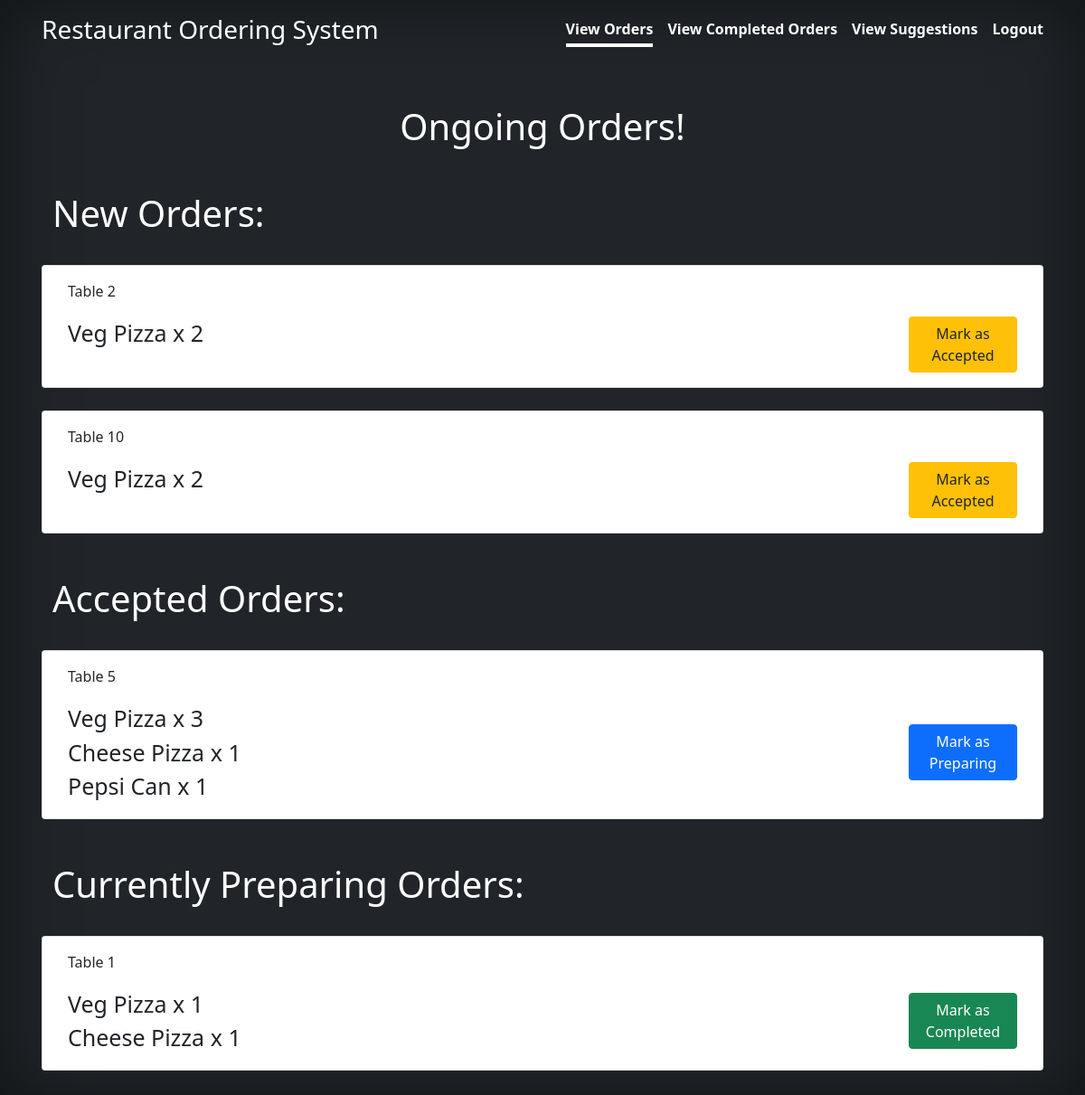
The page /view-orders.php (signed in) on the database its author committed.
### tables this page shows
CREATE TABLE `order_mapping` (
  `mapping_id` int(15) NOT NULL,
  `order_id` int(15) NOT NULL,
  `food_id` int(15) NOT NULL,
  `quantity` int(15) NOT NULL
);

CREATE TABLE `orders` (
  `order_id` int(15) NOT NULL,
  `order_status` varchar(50) NOT NULL,
  `phone_number` varchar(50) NOT NULL,
  `suggestion` varchar(500) DEFAULT NULL,
  `table_number` int(10) NOT NULL,
  `time` timestamp NOT NULL DEFAULT current_timestamp()
);

CREATE TABLE `food` (
  `food_id` int(15) NOT NULL,
  `name` varchar(50) NOT NULL,
  `price` float NOT NULL,
  `photo` varchar(255) DEFAULT NULL,
  `description` varchar(500) NOT NULL
);

### db/db-functions.php (called while the page is built, shortened)
<?php
function viewOrders() {
    Global $conn;
    $sql = "select mapping_id,orders.order_id,order_status,table_number,food.name,order_mapping.quantity from order_mapping,orders,food where order_mapping.order_id = orders.order_id and food.food_id = order_mapping.food_id and orders.order_status = 'PLACED' ORDER BY orders.order_id";
    $userStatement = mysqli_prepare($conn, $sql);
    mysqli_stmt_execute($userStatement);
    $resultPlaced = mysqli_stmt_get_result($userStatement);
    $sql1 = "select mapping_id,orders.order_id,order_status,table_number,food.name,order_mapping.quantity from order_mapping,orders,food where order_mapping.order_id = orders.order_id and food.food_id = order_mapping.food_id and orders.order_status = 'ACCEPTED' ORDER BY orders.order_id";
    $userStatement1 = mysqli_prepare($conn, $sql1);
    mysqli_stmt_execute($userStatement1);
    $resultAccepted = mysqli_stmt_get_result($userStatement1);
    $sql2 = "select mapping_id,orders.order_id,order_status,table_number,food.name,order_mapping.quantity from order_mapping,orders,food where order_mapping.order_id = orders.order_id and food.food_id = order_mapping.food_id and orders.order_status = 'PREPARING' ORDER BY orders.order_id";
    $userStatement2 = mysqli_prepare($conn, $sql2);
    mysqli_stmt_execute($userStatement2);
    $resultPreparing = mysqli_stmt_get_result($userStatement2);
    return [$resultPlaced, $resultAccepted, $resultPreparing];
}
?>

### view-orders.php (the view, shortened to what this page needs)
<?php
    require 'db/db-connect.php';
    require 'db/db-functions.php';
?>
<!DOCTYPE html>
<html lang="en">
<head>
    <link href="https://cdn.jsdelivr.net/npm/bootstrap@5.1.3/dist/css/bootstrap.min.css" rel="stylesheet">
    <link rel="stylesheet" href="assets/css/main.css">
    <link rel="stylesheet" href="assets/css/cover.css">
</head>
<body class="d-flex h-100 bg-dark">
    <div class="container d-flex w-100 h-100 p-3 mx-auto flex-column">
        <header class="mb-auto">
            <div class="">
                <a href="index.php"><h3 class="float-md-start mb-0 text-white">Restaurant Ordering System</h3></a>
                <nav class="nav nav-masthead justify-content-center float-md-end">
                    <a class="nav-link active text-white" aria-current="page" href="view-orders.php">View Orders</a>
                    <a class="nav-link text-white" aria-current="page" href="view-completed-orders.php">View Completed Orders</a>
                    <a class="nav-link text-white" aria-current="page" href="view-suggestions.php">View Suggestions</a>
                    <a class="nav-link text-white" aria-current="page" href="logout.php">Logout</a>
                </nav>
            </div>
        </header>
        <main class="py-3">
            <h1 class="my-5 text-white text-center">Ongoing Orders!</h1>
            <?php
                $ordersArr = viewOrders();
                $newOrders = $ordersArr[0];
                $acceptedOrders = $ordersArr[1];
                $preparingOrders = $ordersArr[2];
            ?>
                <div class="container">
                    <div id="new-order-container" class="row" style="gap:25px">
                        <h1 class="text-white">New Orders:</h1>
                        <?php
                            if($newOrders!=NULL)
                            {
                                $row = mysqli_fetch_assoc($newOrders);
                                while($row)
                                {
                                    $currentID = $row['order_id'];
                        ?>
                                    <div class="card">
                                        <div class="card-body">
                                            <p class="muted">Table <?=$row['table_number']?></p>
                                            <div class="menu-item-container">
                                                <div class="left-part">
                                                    <div class="item-description">
                                                        <?php
                                                            while($currentID == $row['order_id'])
                                                            {
                                                        ?>
                                                                <p class="title"><?=$row['name']?> x <?=$row['quantity']?></p>
                                                        <?php
                                                                $row = mysqli_fetch_assoc($newOrders);
                                                            }
                                                        ?>
                                                    </div>
                                                </div>
                                                <div class="right-part align-self-center">
                                                    <button id="<?=$currentID?>" class="btn btn-warning text-dark w-100 btn-order-next" type="button" data-toggle="on">Mark as Accepted</button>
                                                </div>
                                            </div>
                                        </div>
                                    </div>
                        <?php
                                }
                            }
                        ?>
                    </div>
                    <div id="accepted-order-container" class="row mt-5" style="gap:25px">
                        <h1 class="text-white">Accepted Orders:</h1>
                        <?php
                            if($acceptedOrders!=NULL)
                            {
                                $row = mysqli_fetch_assoc($acceptedOrders);
                                while($row)
                                {
                                    $currentID = $row['order_id'];
                        ?>
                                    <div class="card">
                                        <div class="card-body">
                                            <p class="muted">Table <?=$row['table_number']?></p>
                                            <div class="menu-item-container">
                                                <div class="left-part">
                                                    <div class="item-description">
                                                        <?php
                                                            while($currentID == $row['order_id'])
                                                            {
                                                        ?>
                                                                <p class="title"><?=$row['name']?> x <?=$row['quantity']?></p>
                                                        <?php
                                                                $row = mysqli_fetch_assoc($acceptedOrders);
                                                            }
                                                        ?>
                                                    </div>
                                                </div>
                                                <div class="right-part align-self-center">
                                                    <button id="<?=$currentID?>" class="btn btn-primary w-100 btn-order-next" type="button" data-toggle="on">Mark as Preparing</button>
                                                </div>
                                            </div>
                                        </div>
                                    </div>
                        <?php
                                }
                            }
                        ?>
                    </div>
                    <div id="preparing-order-container" class="row mt-5" style="gap:25px">
                        <h1 class="text-white">Currently Preparing Orders:</h1>
                        <?php
                            if($preparingOrders!=NULL)
                            {
                                $row = mysqli_fetch_assoc($preparingOrders);
                                while($row)
                                {
                                    $currentID = $row['order_id'];
                        ?>
                                    <div class="card">
                                        <div class="card-body">
                                            <p class="muted">Table <?=$row['table_number']?></p>
                                            <div class="menu-item-container">
                                                <div class="left-part">
                                                    <div class="item-description">
                                                        <?php
                                                            while($currentID == $row['order_id'])
                                                            {
                                                        ?>
                                                                <p class="title"><?=$row['name']?> x <?=$row['quantity']?></p>
                                                        <?php
                                                                $row = mysqli_fetch_assoc($preparingOrders);
                                                            }
                                                        ?>
                                                    </div>
                                                </div>
                                                <div class="right-part align-self-center">
                                                    <button id="<?=$currentID?>" class="btn btn-success w-100 btn-order-next" type="button" data-toggle="on">Mark as Completed</button>
                                                </div>
                                            </div>
                                        </div>
                                    </div>
                        <?php
                                }
                            }
                        ?>
                    </div>
                </div>
        </main>
    </div>
</body>
</html>

### assets/css/main.css (style rules this page uses)
.menu-item-container { justify-content: space-between; }
.right-part { display: flex; flex-direction: column; max-width: 120px; width: 100%; }
.menu-item-container, .left-part { display: flex; flex-direction: row; }
.item-description .title { font-size: 25px; margin: 0; }

### assets/css/cover.css (style rules this page uses)
body { box-shadow: inset 0 0 5rem rgba(0, 0, 0, .5); }
.nav-masthead .nav-link { padding: .25rem 0; font-weight: 700; color: rgba(255, 255, 255, .5); background-color: transparent; border-bottom: .25rem solid transparent; }
.nav-masthead .nav-link + .nav-link { margin-left: 1rem; }
.nav-masthead .active { color: #fff; border-bottom-color: #fff; }

### rows shown on the page
order_mapping: order.table_number "2", food.name "Veg Pizza", quantity "2"
order_mapping: order.table_number "10", food.name "Veg Pizza", quantity "2"
order_mapping: order.table_number "5", food.name "Veg Pizza", quantity "3"
order_mapping: food.name "Cheese Pizza", quantity "1"
order_mapping: food.name "Pepsi Can", quantity "1"
order_mapping: order.table_number "1", food.name "Veg Pizza", quantity "1"
order_mapping: food.name "Cheese Pizza", quantity "1"
